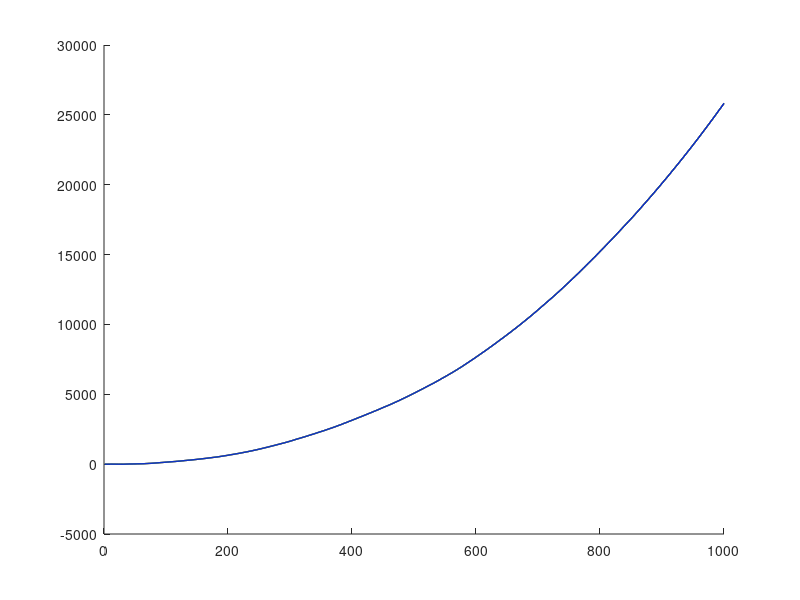
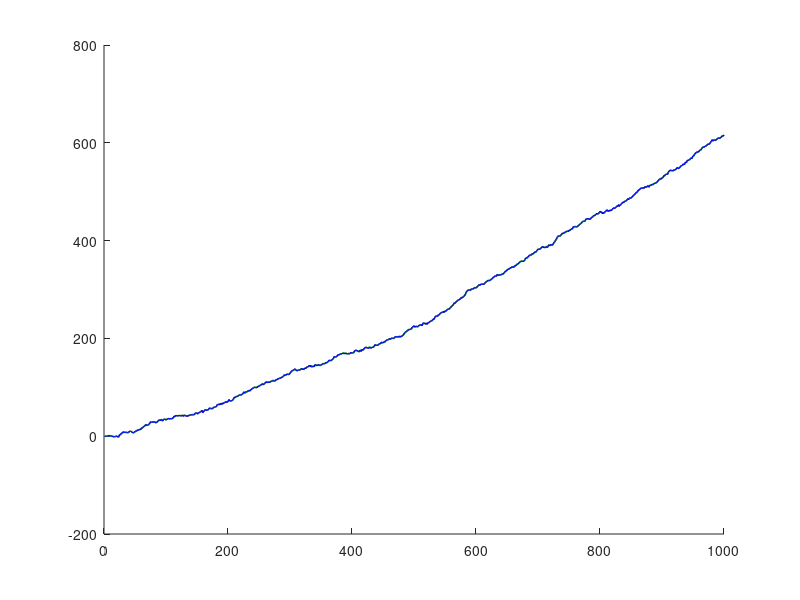
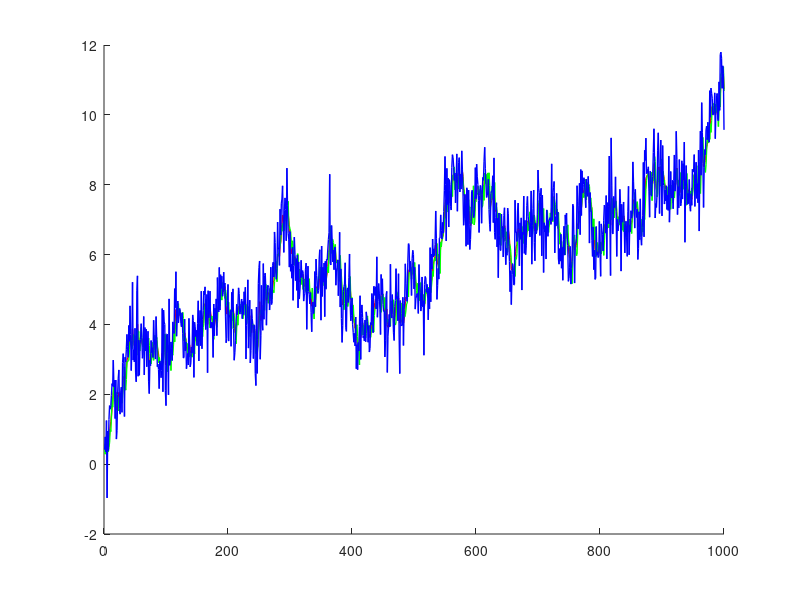

Here is the MATLAB script that generated these plots, in order:
%%% DrCan 状态空间的的例子

%% 数据初始化
% 确定初始参数
t = 100;           % 运算时间
Delta_T = 0.1;        % 采样间隔
I = [1 0 0; 0 1 0; 0 0 1];
A = [1 Delta_T 0; 0 1 Delta_T; 0 0 1];
H = [1 0 0; 0 1 0; 0 0 1];

% 引入噪声 协方差矩阵 
Q = [1 0 0; 0 1 0; 0 0 0.04];
R = [3 0 0; 0 0.7 0; 0 0 0.5];

% 设置初始量
Pk1 = [1 0 0; 0 1 0; 0 0 1];
Xk1 = [ 0; 0; 0.5]; % 初始距离，速度，加速度

% 设置容器
X = zeros(t/Delta_T,3);
Y = zeros(t/Delta_T,3);
Z = zeros(t/Delta_T,3);

%% 迭代计算
rng(10);            %设置随机数种子
for i = 1:t/Delta_T
    % 噪声生成
    Wk1 = Q.^0.5 * randn(3,1);
    Vk = R.^0.5 * randn(3,1);
    
    % 生成实际 真实数据 与 测量数据
    Xk = A * Xk1 + Wk1;
    Zk = H * Xk + Vk;
    
    % 预测
    Xk_p = A * Xk1;
    Pk_p = A * Pk1 * A' + Q;

    % 矫正
    Kk = (Pk_p * H')/(H * Pk_p * H' + R);
    Xk_head = Xk_p + Kk * (Zk - H * Xk_p);
    Pk = (I - Kk * H) * Pk_p;
    
    % 更新
    Pk1 = Pk;
    Xk1 = Xk_head;
    
    X(i,:) = Xk_head';
    Y(i,:) = Xk';
    Z(i,:) = Zk';
end

% tiledlayout('flow')
% nexttile
figure(1)
hold on
plot(X(:,1),'r','LineWidth',1)
plot(Y(:,1),'g','LineWidth',1)
plot(Z(:,1),'b','LineWidth',1)

% nexttile
figure(2)
hold on
plot(X(:,2),'r','LineWidth',1)
plot(Y(:,2),'g','LineWidth',1)
plot(Z(:,2),'b','LineWidth',1)

% nexttile
figure(3)
hold on
plot(X(:,3),'r','LineWidth',1)
plot(Y(:,3),'g','LineWidth',1)
plot(Z(:,3),'b','LineWidth',1)
